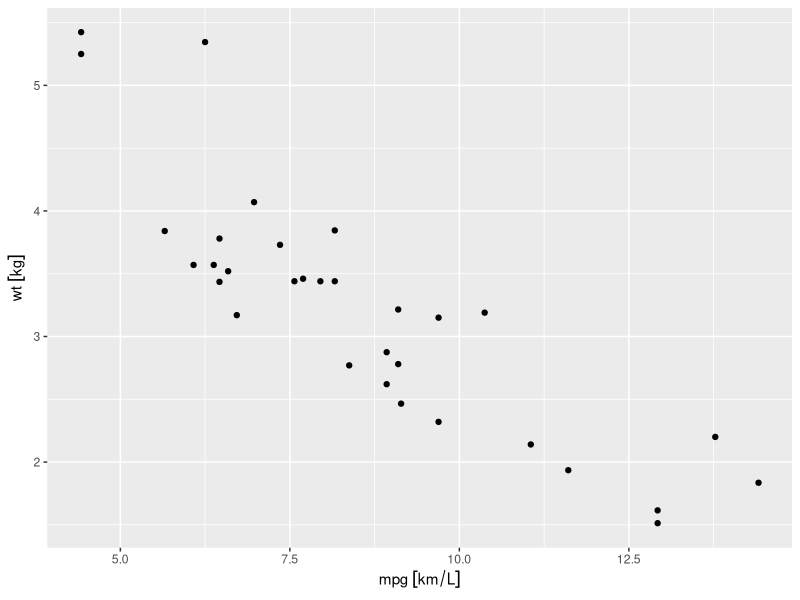

This figure's R source:
## ---- chunk 1
###tags=시각화,EDA,빅데이터
###category=R,시각화
#knitr::opts_chunk$set(echo = TRUE)
knitr::opts_chunk$set(echo = TRUE, warning=FALSE)
#knitr::opts_chunk$set(out.width='70%', fig.show='hold')
#knitr::opts_chunk$set(dev = "png", dev.args = list(type = "cairo-png"))
# https://www.jumpingrivers.com/blog/r-knitr-markdown-png-pdf-graphics/
#knitr::opts_chunk$set(dev = 'png')
## ---- chunk 2
library(units)
library(dplyr, warn.conflicts = FALSE)
data(mtcars)
## ---- chunk 3
install_unit(name='mpg_US', def='international_mile/US_liquid_gallon')
## ---- chunk 4
units(mtcars$mpg) = 'mpg_US'
units(mtcars$wt) = 'kg'
mtcars$mpg %>% head
## ---- chunk 5
units(mtcars$mpg) = 'km/L'
mtcars$mpg %>% head
## ---- chunk 6
library(ggplot2)
library(ggforce) # without this, the code below will raise error!
ggplot(data=mtcars,
       aes(x=mpg, y=wt)) + 
  geom_point()
## ---- chunk 7
valid_udunits() %>% head 
